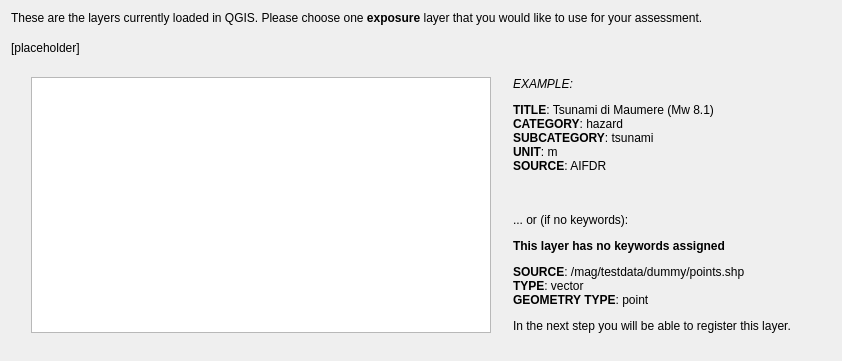
     <widget class="QWidget" name="pgF14ExpLayerTOC">
      <layout class="QVBoxLayout" name="verticalLayout_23">
       <item>
        <widget class="QLabel" name="lblSelectExposureLayer">
         <property name="styleSheet">
          <string notr="true">font: 11pt &quot;Ubuntu&quot;;</string>
         </property>
         <property name="text">
          <string>These are the layers currently loaded in QGIS. Please choose one &lt;b&gt;exposure&lt;/b&gt; layer that you would like to use for your assessment.</string>
         </property>
         <property name="alignment">
          <set>Qt::AlignLeading|Qt::AlignLeft|Qt::AlignTop</set>
         </property>
         <property name="wordWrap">
          <bool>true</bool>
         </property>
        </widget>
       </item>
       <item>
        <spacer name="verticalSpacer_66">
         <property name="orientation">
          <enum>Qt::Vertical</enum>
         </property>
         <property name="sizeType">
          <enum>QSizePolicy::Fixed</enum>
         </property>
         <property name="sizeHint" stdset="0">
          <size>
           <width>20</width>
           <height>10</height>
          </size>
         </property>
        </spacer>
       </item>
       <item>
        <widget class="QLabel" name="lblExpLayerFromCanvasConstraint">
         <property name="styleSheet">
          <string notr="true">font: 11pt &quot;Ubuntu&quot;;</string>
         </property>
         <property name="text">
          <string>[placeholder]</string>
         </property>
         <property name="wordWrap">
          <bool>true</bool>
         </property>
        </widget>
       </item>
       <item>
        <spacer name="verticalSpacer_17">
         <property name="orientation">
          <enum>Qt::Vertical</enum>
         </property>
         <property name="sizeType">
          <enum>QSizePolicy::Fixed</enum>
         </property>
         <property name="sizeHint" stdset="0">
          <size>
           <width>20</width>
           <height>16</height>
          </size>
         </property>
        </spacer>
       </item>
       <item>
        <layout class="QGridLayout" name="gridLayout_19">
         <item row="0" column="0">
          <spacer name="horizontalSpacer_41">
           <property name="orientation">
            <enum>Qt::Horizontal</enum>
           </property>
           <property name="sizeType">
            <enum>QSizePolicy::Fixed</enum>
           </property>
           <property name="sizeHint" stdset="0">
            <size>
             <width>20</width>
             <height>20</height>
            </size>
           </property>
          </spacer>
         </item>
         <item row="0" column="1">
          <widget class="QListWidget" name="lstCanvasExpLayers">
           <property name="enabled">
            <bool>true</bool>
           </property>
           <property name="sizePolicy">
            <sizepolicy hsizetype="Expanding" vsizetype="Expanding">
             <horstretch>0</horstretch>
             <verstretch>0</verstretch>
            </sizepolicy>
           </property>
           <property name="minimumSize">
            <size>
             <width>460</width>
             <height>100</height>
            </size>
           </property>
           <property name="maximumSize">
            <size>
             <width>460</width>
             <height>16777215</height>
            </size>
           </property>
          </widget>
         </item>
         <item row="0" column="2">
          <spacer name="horizontalSpacer_46">
           <property name="orientation">
            <enum>Qt::Horizontal</enum>
           </property>
           <property name="sizeType">
            <enum>QSizePolicy::Fixed</enum>
           </property>
           <property name="sizeHint" stdset="0">
            <size>
             <width>16</width>
             <height>20</height>
            </size>
           </property>
          </spacer>
         </item>
         <item row="0" column="3">
          <widget class="QLabel" name="lblDescribeCanvasExpLayer">
           <property name="text">
            <string notr="true">&lt;html&gt;&lt;head/&gt;&lt;body&gt;&lt;p&gt;&lt;i&gt;EXAMPLE:&lt;/i&gt;&lt;/p&gt;&lt;p&gt;&lt;span style=&quot; font-weight:600;&quot;&gt;TITLE&lt;/span&gt;: Tsunami di Maumere (Mw 8.1)&lt;br/&gt;&lt;span style=&quot; font-weight:600;&quot;&gt;CATEGORY&lt;/span&gt;: hazard&lt;br/&gt;&lt;span style=&quot; font-weight:600;&quot;&gt;SUBCATEGORY&lt;/span&gt;: tsunami&lt;br/&gt;&lt;span style=&quot; font-weight:600;&quot;&gt;UNIT&lt;/span&gt;: m&lt;br/&gt;&lt;span style=&quot; font-weight:600;&quot;&gt;SOURCE&lt;/span&gt;: AIFDR &lt;br/&gt;&lt;br/&gt;&lt;/p&gt;&lt;p&gt;... or (if no keywords):&lt;/p&gt;&lt;p&gt;&lt;span style=&quot; font-weight:600;&quot;&gt;This layer has no keywords assigned&lt;/span&gt;&lt;/p&gt;&lt;p&gt;&lt;span style=&quot; font-weight:600;&quot;&gt;SOURCE&lt;/span&gt;: /mag/testdata/dummy/points.shp&lt;br/&gt;&lt;span style=&quot; font-weight:600;&quot;&gt;TYPE&lt;/span&gt;: vector&lt;br/&gt;&lt;span style=&quot; font-weight:600;&quot;&gt;GEOMETRY TYPE&lt;/span&gt;: point&lt;/p&gt;&lt;p&gt;In the next step you will be able to register this layer.&lt;/p&gt;&lt;/body&gt;&lt;/html&gt;</string>
           </property>
           <property name="alignment">
            <set>Qt::AlignLeading|Qt::AlignLeft|Qt::AlignTop</set>
           </property>
           <property name="wordWrap">
            <bool>true</bool>
           </property>
          </widget>
         </item>
         <item row="0" column="4">
          <spacer name="horizontalSpacer_47">
           <property name="orientation">
            <enum>Qt::Horizontal</enum>
           </property>
           <property name="sizeType">
            <enum>QSizePolicy::Fixed</enum>
           </property>
           <property name="sizeHint" stdset="0">
            <size>
             <width>40</width>
             <height>20</height>
            </size>
           </property>
          </spacer>
         </item>
        </layout>
       </item>
       <item>
        <spacer name="verticalSpacer_43">
         <property name="orientation">
          <enum>Qt::Vertical</enum>
         </property>
         <property name="sizeType">
          <enum>QSizePolicy::Fixed</enum>
         </property>
         <property name="sizeHint" stdset="0">
          <size>
           <width>20</width>
           <height>17</height>
          </size>
         </property>
        </spacer>
       </item>
      </layout>
     </widget>
